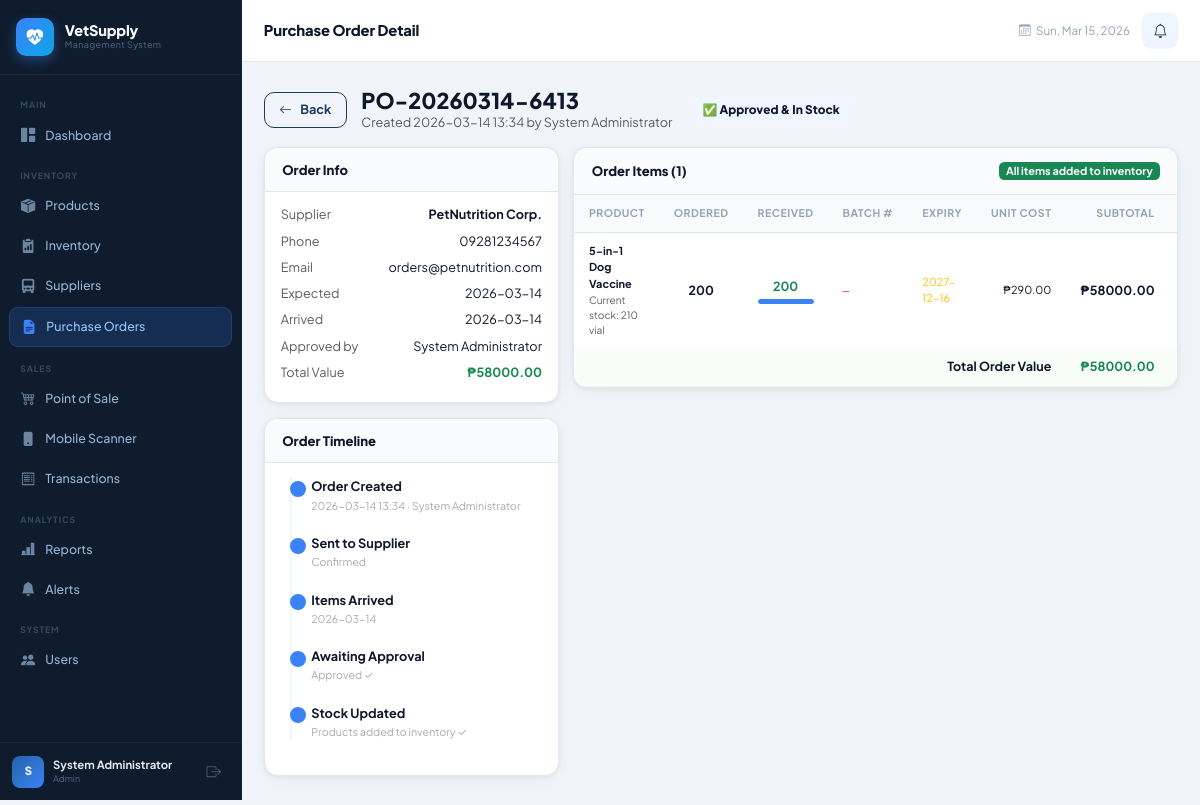
The page /purchase-orders/2 (signed in) on the database its author committed.
### tables this page shows
CREATE TABLE users (
            user_id INTEGER PRIMARY KEY AUTOINCREMENT,
            username TEXT UNIQUE NOT NULL,
            password TEXT NOT NULL,
            full_name TEXT NOT NULL,
            role TEXT NOT NULL CHECK(role IN ('admin','inventory_manager','cashier')),
            email TEXT,
            phone TEXT,
            is_active INTEGER DEFAULT 1,
            created_at TIMESTAMP DEFAULT CURRENT_TIMESTAMP,
            last_login TIMESTAMP
        );

CREATE TABLE purchase_orders (
            po_id INTEGER PRIMARY KEY AUTOINCREMENT,
            po_number TEXT UNIQUE NOT NULL,
            supplier_id INTEGER NOT NULL,
            created_by INTEGER NOT NULL,
            approved_by INTEGER,
            status TEXT NOT NULL DEFAULT 'pending'
                CHECK(status IN ('pending','partial','arrived','approved','cancelled')),
            expected_date DATE,
            arrived_date DATE,
            notes TEXT,
            total_amount REAL DEFAULT 0,
            created_at TIMESTAMP DEFAULT CURRENT_TIMESTAMP,
            updated_at TIMESTAMP DEFAULT CURRENT_TIMESTAMP,
            FOREIGN KEY (supplier_id) REFERENCES suppliers(supplier_id),
            FOREIGN KEY (created_by) REFERENCES users(user_id),
            FOREIGN KEY (approved_by) REFERENCES users(user_id)
        );

CREATE TABLE suppliers (
            supplier_id INTEGER PRIMARY KEY AUTOINCREMENT,
            name TEXT NOT NULL,
            contact_person TEXT,
            phone TEXT,
            email TEXT,
            address TEXT,
            notes TEXT,
            is_active INTEGER DEFAULT 1,
            created_at TIMESTAMP DEFAULT CURRENT_TIMESTAMP
        );

CREATE TABLE purchase_order_items (
            poi_id INTEGER PRIMARY KEY AUTOINCREMENT,
            po_id INTEGER NOT NULL,
            product_id INTEGER NOT NULL,
            product_name TEXT NOT NULL,
            quantity_ordered INTEGER NOT NULL DEFAULT 0,
            quantity_received INTEGER NOT NULL DEFAULT 0,
            unit_cost REAL NOT NULL DEFAULT 0,
            expiration_date DATE,
            batch_number TEXT,
            notes TEXT,
            FOREIGN KEY (po_id) REFERENCES purchase_orders(po_id),
            FOREIGN KEY (product_id) REFERENCES products(product_id)
        );

CREATE TABLE products (
            product_id INTEGER PRIMARY KEY AUTOINCREMENT,
            product_name TEXT NOT NULL,
            barcode TEXT UNIQUE,
            category TEXT NOT NULL,
            brand TEXT,
            description TEXT,
            price REAL NOT NULL DEFAULT 0,
            cost_price REAL NOT NULL DEFAULT 0,
            stock INTEGER NOT NULL DEFAULT 0,
            unit TEXT DEFAULT 'pcs',
            low_stock_threshold INTEGER DEFAULT 10,
            image TEXT,
            supplier_id INTEGER,
            requires_prescription INTEGER DEFAULT 0,
            is_active INTEGER DEFAULT 1,
            created_at TIMESTAMP DEFAULT CURRENT_TIMESTAMP,
            updated_at TIMESTAMP DEFAULT CURRENT_TIMESTAMP,
            FOREIGN KEY (supplier_id) REFERENCES suppliers(supplier_id)
        );

### routes/po_routes.py (the view)
@po_bp.route('/purchase-orders/<int:po_id>')
@login_required
def detail(po_id):
    conn = get_db()
    po = conn.execute("""SELECT po.*, s.name as supplier_name, s.phone as supplier_phone,
                             s.email as supplier_email,
                             u.full_name as created_by_name,
                             a.full_name as approved_by_name
                         FROM purchase_orders po
                         JOIN suppliers s ON po.supplier_id=s.supplier_id
                         JOIN users u ON po.created_by=u.user_id
                         LEFT JOIN users a ON po.approved_by=a.user_id
                         WHERE po.po_id=?""", (po_id,)).fetchone()
    if not po:
        flash('Purchase order not found.', 'danger')
        return redirect(url_for('purchase_orders.index'))
    items = conn.execute("""SELECT poi.*, p.unit, p.stock as current_stock
                            FROM purchase_order_items poi
                            JOIN products p ON poi.product_id=p.product_id
                            WHERE poi.po_id=?""", (po_id,)).fetchall()
    conn.close()
    return render_template('po_detail.html', po=po, items=items)

### templates/po_detail.html (shortened to what this page needs)
{% extends "base.html" %}
{% block page_title %}Purchase Order Detail{% endblock %}
{% block content %}
<div class="d-flex align-items-center gap-3 mb-3 flex-wrap">
  <a href="{{ url_for('purchase_orders.index') }}" class="btn-vsms-outline">
    <i class="bi bi-arrow-left me-1"></i>Back
  </a>
  <div>
    <h4 class="fw-800 mb-0">{{ po.po_number }}</h4>
    <div class="text-muted small">Created {{ po.created_at[:16] }} by {{ po.created_by_name }}</div>
  </div>
  <span class="po-status po-{{ po.status }} ms-1">
    {% if po.status=='pending' %}⏳ Pending
    {% elif po.status=='partial' %}📦 Partial Arrival
    {% elif po.status=='arrived' %}🚚 Arrived — Awaiting Approval
    {% elif po.status=='approved' %}✅ Approved & In Stock
    {% else %}❌ Cancelled{% endif %}
  </span>
</div>
<div class="row g-3">
  <div class="col-lg-4">
    <div class="table-card p-0 mb-3">
      <div class="card-header-vsms"><h3>Order Info</h3></div>
      <div style="padding:.9rem 1.1rem">
        <div class="d-flex justify-content-between mb-2 small"><span class="text-muted">Supplier</span><strong>{{ po.supplier_name }}</strong></div>
        <div class="d-flex justify-content-between mb-2 small"><span class="text-muted">Phone</span><span>{{ po.supplier_phone or '—' }}</span></div>
        <div class="d-flex justify-content-between mb-2 small"><span class="text-muted">Email</span><span>{{ po.supplier_email or '—' }}</span></div>
        <div class="d-flex justify-content-between mb-2 small"><span class="text-muted">Expected</span><span>{{ po.expected_date or '—' }}</span></div>
        <div class="d-flex justify-content-between mb-2 small"><span class="text-muted">Arrived</span><span>{{ po.arrived_date or '—' }}</span></div>
        {% if po.approved_by_name %}
        <div class="d-flex justify-content-between mb-2 small"><span class="text-muted">Approved by</span><span>{{ po.approved_by_name }}</span></div>
        {% endif %}
        <div class="d-flex justify-content-between mb-2 small"><span class="text-muted">Total Value</span><strong class="text-success">₱{{ "%.2f"|format(po.total_amount) }}</strong></div>
      </div>
    </div>
    <div class="table-card p-0">
      <div class="card-header-vsms"><h3>Order Timeline</h3></div>
      <div style="padding:1rem 1.2rem">
        <div class="tl">
          <div class="tl-node">
            <div class="tl-dot done"></div>
            <div class="tl-title">Order Created</div>
            <div class="tl-sub">{{ po.created_at[:16] }} · {{ po.created_by_name }}</div>
          </div>
          <div class="tl-node">
            <div class="tl-dot {{ 'done' if po.status in ['partial','arrived','approved'] else 'pending' }}"></div>
            <div class="tl-title">Sent to Supplier</div>
            <div class="tl-sub">{{ 'Confirmed' if po.status in ['partial','arrived','approved'] else 'Waiting for supplier' }}</div>
          </div>
          <div class="tl-node">
            <div class="tl-dot {{ 'done' if po.status in ['arrived','approved'] else ('active' if po.status=='partial' else '') }}"></div>
            <div class="tl-title">Items Arrived</div>
            <div class="tl-sub">{{ po.arrived_date if po.arrived_date else 'Not yet received' }}
            </div>
          </div>
          <div class="tl-node">
            <div class="tl-dot {{ 'active' if po.status=='arrived' else ('done' if po.status=='approved' else '') }}"></div>
            <div class="tl-title">Awaiting Approval</div>
            <div class="tl-sub">{{ 'Pending approval' if po.status=='arrived' else ('Approved ✓' if po.status=='approved' else '—') }}</div>
          </div>
          <div class="tl-node">
            <div class="tl-dot {{ 'done' if po.status=='approved' else '' }}"></div>
            <div class="tl-title">Stock Updated</div>
            <div class="tl-sub">{{ 'Products added to inventory ✓' if po.status=='approved' else 'Pending approval' }}</div>
          </div>
        </div>
      </div>
    </div>
  </div>
  <div class="col-lg-8">
    <div class="table-card p-0">
      <div class="card-header-vsms">
        <h3>Order Items ({{ items|length }})</h3>
        {% if po.status == 'approved' %}
        <span class="badge bg-success">All items added to inventory</span>
        {% endif %}
      </div>
      <div class="table-responsive">
        <table class="vsms-table">
          <thead>
            <tr>
              <th>Product</th>
              <th class="text-center">Ordered</th>
              <th class="text-center">Received</th>
              <th>Batch #</th>
              <th>Expiry</th>
              <th class="text-end">Unit Cost</th>
              <th class="text-end">Subtotal</th>
              <th>Status</th>
            </tr>
          </thead>
          <tbody>
            {% for item in items %}
            {% set pct = ((item.quantity_received / item.quantity_ordered) * 100) if item.quantity_ordered > 0 else 0 %}
            <tr>
              <td>
                <div class="fw-700 small">{{ item.product_name }}</div>
                <div class="text-muted" style="font-size:.7rem">Current stock: {{ item.current_stock }} {{ item.unit }}</div>
              </td>
              <td class="text-center fw-700">{{ item.quantity_ordered }}</td>
              <td class="text-center">
                <div class="fw-700 {{ 'text-success' if item.quantity_received >= item.quantity_ordered else 'text-warning' }}">
                  {{ item.quantity_received }}
                </div>
                <div class="qty-bar-wrap">
                  <div class="qty-bar" style="width:{{ pct }}%"></div>
                </div>
              </td>
              <td><code style="font-size:.75rem">{{ item.batch_number or '—' }}</code></td>
              <td class="small {% if item.expiration_date %}text-warning{% else %}text-muted{% endif %}">{{ item.expiration_date or '—' }}</td>
              <td class="text-end small">₱{{ "%.2f"|format(item.unit_cost) }}</td>
              <td class="text-end fw-700">₱{{ "%.2f"|format(item.unit_cost * item.quantity_ordered) }}</td>
              <td>
              </td>
            </tr>
            {% endfor %}
          </tbody>
          <tfoot>
            <tr style="background:#f8fdf8;font-weight:700">
              <td colspan="6" class="text-end">Total Order Value</td>
              <td class="text-end text-success">₱{{ "%.2f"|format(po.total_amount) }}</td>
              <td></td>
            </tr>
          </tfoot>
        </table>
      </div>
    </div>
  </div>
</div>
{% endblock %}

### templates/base.html (shortened to what this page needs)
<!DOCTYPE html>
<html lang="en">
<head>
    <link href="https://cdn.jsdelivr.net/npm/bootstrap@5.3.2/dist/css/bootstrap.min.css" rel="stylesheet">
    <link href="https://cdn.jsdelivr.net/npm/bootstrap-icons@1.11.3/font/bootstrap-icons.css" rel="stylesheet">
    <link href="{{ url_for('static', filename='css/style.css') }}" rel="stylesheet">
</head>
<body>
    <nav class="sidebar" id="sidebar">
        <div class="sidebar-header">
            <div class="brand-logo">
                <div class="brand-icon"><i class="bi bi-heart-pulse-fill"></i></div>
                <div class="brand-text">
                    <span class="brand-name">VetSupply</span>
                    <span class="brand-sub">Management System</span>
                </div>
            </div>
        </div>
        <div class="sidebar-nav">
            <div class="nav-section-label">Main</div>
            <a href="{{ url_for('dashboard.index') }}" class="nav-link {% if request.endpoint == 'dashboard.index' %}active{% endif %}">
                <i class="bi bi-grid-1x2-fill"></i><span>Dashboard</span>
            </a>
            {% if session.role in ['admin', 'inventory_manager'] %}
            <div class="nav-section-label">Inventory</div>
            <a href="{{ url_for('products.index') }}" class="nav-link {% if request.blueprint == 'products' %}active{% endif %}">
                <i class="bi bi-box-seam-fill"></i><span>Products</span>
            </a>
            <a href="{{ url_for('inventory.index') }}" class="nav-link {% if request.blueprint == 'inventory' %}active{% endif %}">
                <i class="bi bi-clipboard2-data-fill"></i><span>Inventory</span>
            </a>
            <a href="{{ url_for('suppliers.index') }}" class="nav-link {% if request.blueprint == 'suppliers' %}active{% endif %}">
                <i class="bi bi-truck-front-fill"></i><span>Suppliers</span>
            </a>
            <a href="{{ url_for('purchase_orders.index') }}" class="nav-link {% if request.blueprint == 'purchase_orders' %}active{% endif %}">
                <i class="bi bi-file-earmark-text-fill"></i><span>Purchase Orders
                </span>
            </a>
            {% endif %}
            <div class="nav-section-label">Sales</div>
            <a href="{{ url_for('pos.index') }}" class="nav-link {% if request.endpoint == 'pos.index' %}active{% endif %}">
                <i class="bi bi-cart4"></i><span>Point of Sale</span>
            </a>
            <a href="{{ url_for('pos.mobile_scan') }}" class="nav-link {% if request.endpoint == 'pos.mobile_scan' %}active{% endif %}">
                <i class="bi bi-phone-fill"></i><span>Mobile Scanner</span>
            </a>
            <a href="{{ url_for('pos.transactions') }}" class="nav-link {% if request.endpoint == 'pos.transactions' %}active{% endif %}">
                <i class="bi bi-receipt"></i><span>Transactions</span>
            </a>
            {% if session.role in ['admin', 'inventory_manager'] %}
            <div class="nav-section-label">Analytics</div>
            <a href="{{ url_for('reports.index') }}" class="nav-link {% if request.blueprint == 'reports' %}active{% endif %}">
                <i class="bi bi-bar-chart-line-fill"></i><span>Reports</span>
            </a>
            <a href="{{ url_for('alerts.index') }}" class="nav-link {% if request.blueprint == 'alerts' %}active{% endif %}">
                <i class="bi bi-bell-fill"></i><span>Alerts
                </span>
            </a>
            {% endif %}
            {% if session.role == 'admin' %}
            <div class="nav-section-label">System</div>
            <a href="{{ url_for('users.index') }}" class="nav-link {% if request.blueprint == 'users' %}active{% endif %}">
                <i class="bi bi-people-fill"></i><span>Users</span>
            </a>
            {% endif %}
        </div>
        <div class="sidebar-footer">
            <div class="user-info">
                <div class="user-avatar">{{ session.full_name[0] | upper }}</div>
                <div class="user-details">
                    <div class="user-name">{{ session.full_name }}</div>
                    <div class="user-role">{{ session.role | replace('_', ' ') | title }}</div>
                </div>
            </div>
            <a href="{{ url_for('auth.logout') }}" class="btn-logout" title="Logout">
                <i class="bi bi-box-arrow-right"></i>
            </a>
        </div>
    </nav>
    <div class="main-content" id="main-content">
        <header class="topbar">
            <div class="topbar-title">{% block page_title %}Dashboard{% endblock %}</div>
            <div class="topbar-actions">
                <div class="topbar-date">
                    <i class="bi bi-calendar3"></i>
                    <span id="currentDate"></span>
                </div>
                {% if session.role in ['admin', 'inventory_manager'] %}
                <a href="{{ url_for('alerts.index') }}" class="topbar-alert-btn" id="topbar-alert">
                    <i class="bi bi-bell"></i>
                </a>
                {% endif %}
            </div>
        </header>
        <div class="flash-container">
        </div>
        <div class="page-content">
            {% block content %}{% endblock %}
        </div>
    </div>
</body>
</html>

### rows shown on the page
users: full_name "System Administrator", created_by_name "System Administrator", approved_by_name "System Administrator"
purchase_orders: po_number "PO-20260314-6413", created_at "2026-03-14 13:34", expected_date "2026-03-14", arrived_date "2026-03-14", total_amount "58000.00", status "Confirmed", status "Approved ✓", status "Products added to inventory ✓"
suppliers: supplier_name "PetNutrition Corp.", phone "09281234567", email "orders@petnutrition.com"
purchase_order_items: product_name "5-in-1 Dog Vaccine", current_stock "210", unit "vial", quantity_ordered "200", quantity_received "200", {{ pct }} 100.0 (drawn), batch_number "—", expiration_date "2027-12-16", unit_cost "290.00", item.unit_cost*item.quantity_ordered "58000.00"

### other values the page prints
{{ session.full_name[0] | upper }} "S"
{{ session.role | replace('_', ' ') | title }} "Admin"
{{ items|length }} "1"
